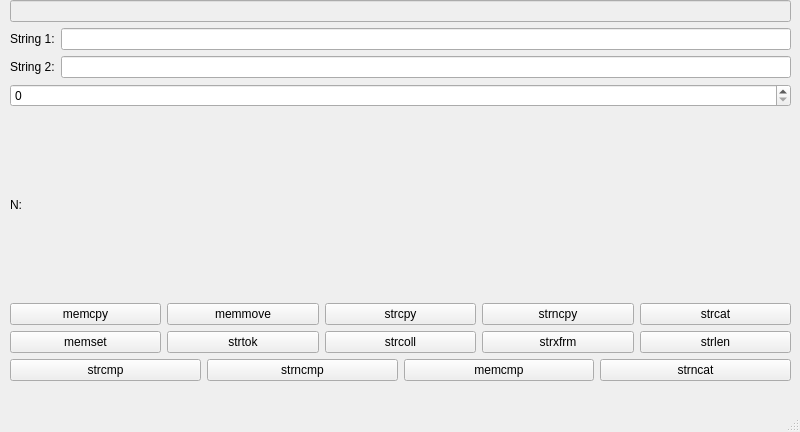
<?xml version="1.0" encoding="UTF-8"?>
<ui version="4.0">
 <class>MainWindow</class>
 <widget class="QMainWindow" name="MainWindow">
  <property name="geometry">
   <rect>
    <x>0</x>
    <y>0</y>
    <width>800</width>
    <height>432</height>
   </rect>
  </property>
  <property name="windowTitle">
   <string>MainWindow</string>
  </property>
  <widget class="QWidget" name="centralwidget">
   <widget class="QWidget" name="layoutWidget">
    <property name="geometry">
     <rect>
      <x>10</x>
      <y>0</y>
      <width>781</width>
      <height>381</height>
     </rect>
    </property>
    <layout class="QVBoxLayout" name="verticalLayout">
     <item>
      <widget class="QLineEdit" name="ln_ans">
       <property name="enabled">
        <bool>false</bool>
       </property>
      </widget>
     </item>
     <item>
      <layout class="QVBoxLayout" name="verticalLayout_2">
       <item>
        <layout class="QHBoxLayout" name="horizontalLayout_5">
         <item>
          <widget class="QLabel" name="label">
           <property name="text">
            <string>String 1:</string>
           </property>
          </widget>
         </item>
         <item>
          <widget class="QLineEdit" name="ln_str1"/>
         </item>
        </layout>
       </item>
       <item>
        <layout class="QHBoxLayout" name="horizontalLayout_4">
         <item>
          <widget class="QLabel" name="label_2">
           <property name="text">
            <string>String 2:</string>
           </property>
          </widget>
         </item>
         <item>
          <widget class="QLineEdit" name="ln_str2"/>
         </item>
        </layout>
       </item>
       <item>
        <widget class="QSpinBox" name="spb_N"/>
       </item>
       <item>
        <layout class="QHBoxLayout" name="horizontalLayout_6">
         <item>
          <widget class="QLabel" name="label_3">
           <property name="text">
            <string>N:</string>
           </property>
          </widget>
         </item>
        </layout>
       </item>
      </layout>
     </item>
     <item>
      <layout class="QHBoxLayout" name="horizontalLayout_3">
       <item>
        <widget class="QPushButton" name="bnt_memcpy">
         <property name="text">
          <string>memcpy</string>
         </property>
        </widget>
       </item>
       <item>
        <widget class="QPushButton" name="bnt_memmove">
         <property name="text">
          <string>memmove</string>
         </property>
        </widget>
       </item>
       <item>
        <widget class="QPushButton" name="bnt_strcpy">
         <property name="text">
          <string>strcpy</string>
         </property>
        </widget>
       </item>
       <item>
        <widget class="QPushButton" name="bnt_strncpy">
         <property name="text">
          <string>strncpy</string>
         </property>
        </widget>
       </item>
       <item>
        <widget class="QPushButton" name="bnt_strcat">
         <property name="text">
          <string>strcat</string>
         </property>
        </widget>
       </item>
      </layout>
     </item>
     <item>
      <layout class="QHBoxLayout" name="horizontalLayout_2">
       <item>
        <widget class="QPushButton" name="bnt_memset">
         <property name="text">
          <string>memset</string>
         </property>
        </widget>
       </item>
       <item>
        <widget class="QPushButton" name="bnt_strtok">
         <property name="text">
          <string>strtok</string>
         </property>
        </widget>
       </item>
       <item>
        <widget class="QPushButton" name="bnt_strcoll">
         <property name="text">
          <string>strcoll</string>
         </property>
        </widget>
       </item>
       <item>
        <widget class="QPushButton" name="bnt_strxfrm">
         <property name="text">
          <string>strxfrm</string>
         </property>
        </widget>
       </item>
       <item>
        <widget class="QPushButton" name="bnt_strlen">
         <property name="text">
          <string>strlen</string>
         </property>
        </widget>
       </item>
      </layout>
     </item>
     <item>
      <layout class="QHBoxLayout" name="horizontalLayout">
       <item>
        <widget class="QPushButton" name="bnt_strcmp">
         <property name="text">
          <string>strcmp</string>
         </property>
        </widget>
       </item>
       <item>
        <widget class="QPushButton" name="bnt_strncmp">
         <property name="text">
          <string>strncmp</string>
         </property>
        </widget>
       </item>
       <item>
        <widget class="QPushButton" name="bnt_memcmp">
         <property name="text">
          <string>memcmp</string>
         </property>
        </widget>
       </item>
       <item>
        <widget class="QPushButton" name="bnt_strncat">
         <property name="text">
          <string>strncat</string>
         </property>
        </widget>
       </item>
      </layout>
     </item>
    </layout>
   </widget>
  </widget>
  <widget class="QMenuBar" name="menubar">
   <property name="geometry">
    <rect>
     <x>0</x>
     <y>0</y>
     <width>800</width>
     <height>22</height>
    </rect>
   </property>
  </widget>
  <widget class="QStatusBar" name="statusbar"/>
 </widget>
 <resources/>
 <connections/>
</ui>
